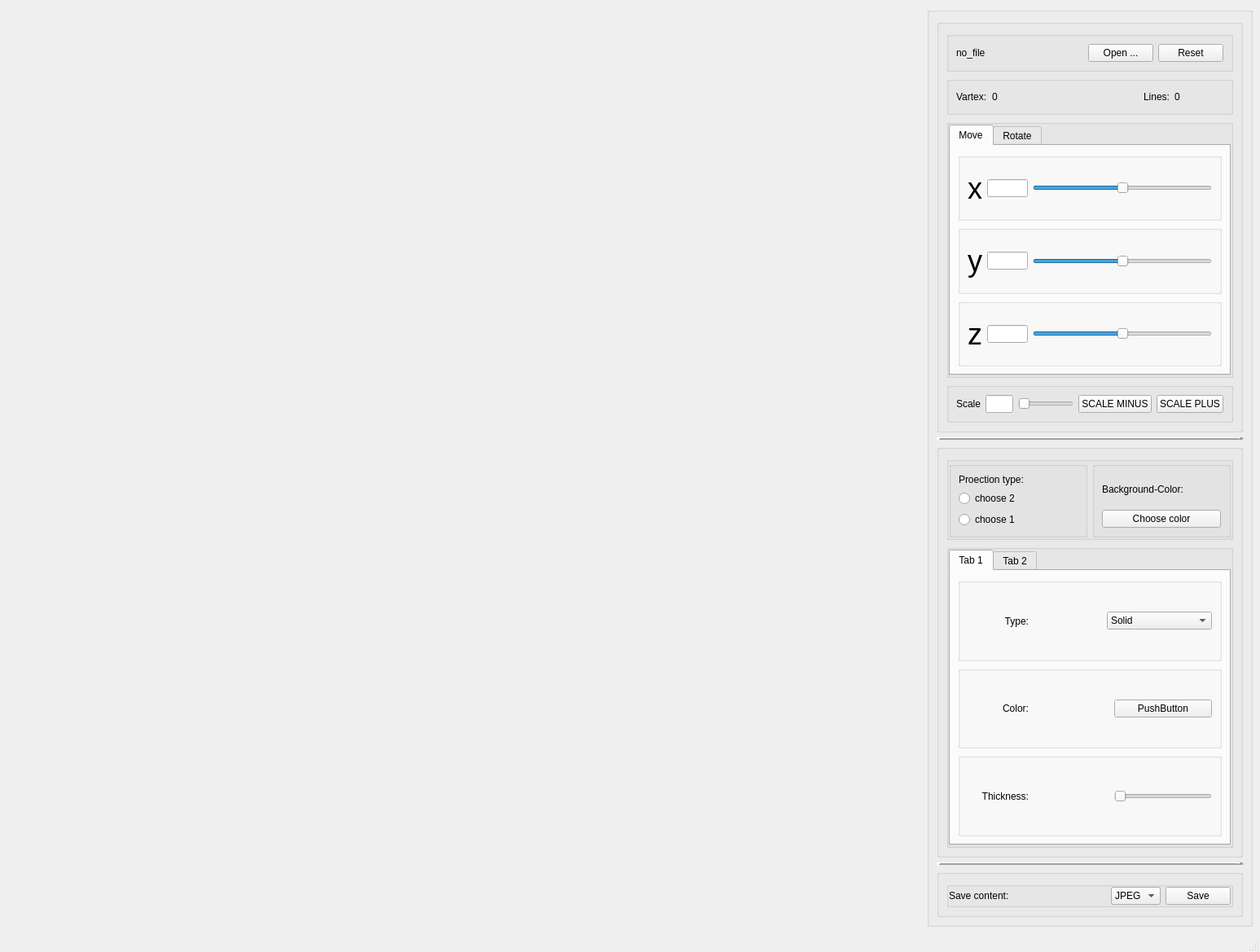
<?xml version="1.0" encoding="UTF-8"?>
<ui version="4.0">
 <class>MainWindow</class>
 <widget class="QMainWindow" name="MainWindow">
  <property name="geometry">
   <rect>
    <x>0</x>
    <y>0</y>
    <width>1547</width>
    <height>1169</height>
   </rect>
  </property>
  <property name="windowTitle">
   <string>MainWindow</string>
  </property>
  <widget class="QWidget" name="centralwidget">
   <layout class="QHBoxLayout" name="horizontalLayout">
    <item>
     <widget class="Myopengl" name="widget" native="true">
      <property name="sizePolicy">
       <sizepolicy hsizetype="Preferred" vsizetype="Preferred">
        <horstretch>0</horstretch>
        <verstretch>0</verstretch>
       </sizepolicy>
      </property>
      <property name="minimumSize">
       <size>
        <width>744</width>
        <height>662</height>
       </size>
      </property>
      <property name="maximumSize">
       <size>
        <width>16777215</width>
        <height>16777215</height>
       </size>
      </property>
      <property name="styleSheet">
       <string notr="true"/>
      </property>
     </widget>
    </item>
    <item>
     <widget class="QGroupBox" name="groupBox">
      <property name="maximumSize">
       <size>
        <width>400</width>
        <height>16777215</height>
       </size>
      </property>
      <property name="title">
       <string/>
      </property>
      <property name="flat">
       <bool>false</bool>
      </property>
      <layout class="QVBoxLayout" name="verticalLayout_12">
       <item>
        <widget class="QGroupBox" name="groupBox_3">
         <property name="title">
          <string/>
         </property>
         <property name="flat">
          <bool>true</bool>
         </property>
         <property name="checkable">
          <bool>false</bool>
         </property>
         <layout class="QVBoxLayout" name="verticalLayout_5">
          <item>
           <widget class="QGroupBox" name="groupBox_2">
            <property name="title">
             <string/>
            </property>
            <layout class="QHBoxLayout" name="horizontalLayout_2">
             <item>
              <widget class="QLabel" name="filepath">
               <property name="minimumSize">
                <size>
                 <width>100</width>
                 <height>0</height>
                </size>
               </property>
               <property name="text">
                <string>no_file</string>
               </property>
              </widget>
             </item>
             <item>
              <spacer name="horizontalSpacer_2">
               <property name="orientation">
                <enum>Qt::Horizontal</enum>
               </property>
               <property name="sizeHint" stdset="0">
                <size>
                 <width>40</width>
                 <height>20</height>
                </size>
               </property>
              </spacer>
             </item>
             <item>
              <widget class="QPushButton" name="EditFile">
               <property name="text">
                <string>Open ...</string>
               </property>
              </widget>
             </item>
             <item>
              <widget class="QPushButton" name="pushButton_2">
               <property name="text">
                <string>Reset</string>
               </property>
              </widget>
             </item>
            </layout>
           </widget>
          </item>
          <item>
           <widget class="QGroupBox" name="groupBox_4">
            <property name="title">
             <string/>
            </property>
            <layout class="QHBoxLayout" name="horizontalLayout_3">
             <item>
              <widget class="QLabel" name="label_2">
               <property name="text">
                <string>Vartex:</string>
               </property>
              </widget>
             </item>
             <item>
              <widget class="QLabel" name="label_vertex">
               <property name="minimumSize">
                <size>
                 <width>60</width>
                 <height>0</height>
                </size>
               </property>
               <property name="text">
                <string>0</string>
               </property>
              </widget>
             </item>
             <item>
              <spacer name="horizontalSpacer">
               <property name="orientation">
                <enum>Qt::Horizontal</enum>
               </property>
               <property name="sizeHint" stdset="0">
                <size>
                 <width>40</width>
                 <height>20</height>
                </size>
               </property>
              </spacer>
             </item>
             <item>
              <widget class="QLabel" name="label_4">
               <property name="text">
                <string>Lines:</string>
               </property>
              </widget>
             </item>
             <item>
              <widget class="QLabel" name="label_line">
               <property name="minimumSize">
                <size>
                 <width>60</width>
                 <height>0</height>
                </size>
               </property>
               <property name="text">
                <string>0</string>
               </property>
              </widget>
             </item>
            </layout>
           </widget>
          </item>
          <item>
           <widget class="QGroupBox" name="groupBox_5">
            <property name="title">
             <string/>
            </property>
            <property name="flat">
             <bool>true</bool>
            </property>
            <layout class="QHBoxLayout" name="horizontalLayout_4">
             <property name="leftMargin">
              <number>0</number>
             </property>
             <property name="topMargin">
              <number>0</number>
             </property>
             <property name="rightMargin">
              <number>0</number>
             </property>
             <property name="bottomMargin">
              <number>0</number>
             </property>
             <item>
              <widget class="QTabWidget" name="tabWidget">
               <property name="currentIndex">
                <number>0</number>
               </property>
               <widget class="QWidget" name="tab">
                <attribute name="title">
                 <string>Move</string>
                </attribute>
                <layout class="QVBoxLayout" name="verticalLayout_3">
                 <item>
                  <widget class="QWidget" name="widget_2" native="true">
                   <layout class="QVBoxLayout" name="verticalLayout">
                    <property name="leftMargin">
                     <number>0</number>
                    </property>
                    <property name="topMargin">
                     <number>0</number>
                    </property>
                    <property name="rightMargin">
                     <number>0</number>
                    </property>
                    <property name="bottomMargin">
                     <number>0</number>
                    </property>
                    <item>
                     <widget class="QGroupBox" name="groupBox_6">
                      <property name="title">
                       <string/>
                      </property>
                      <layout class="QHBoxLayout" name="horizontalLayout_5">
                       <item>
                        <widget class="QLabel" name="x_label">
                         <property name="font">
                          <font>
                           <pointsize>27</pointsize>
                          </font>
                         </property>
                         <property name="text">
                          <string>x</string>
                         </property>
                        </widget>
                       </item>
                       <item>
                        <widget class="QLineEdit" name="x_move">
                         <property name="maximumSize">
                          <size>
                           <width>50</width>
                           <height>16777215</height>
                          </size>
                         </property>
                        </widget>
                       </item>
                       <item>
                        <widget class="QSlider" name="x_move_slider">
                         <property name="minimum">
                          <number>-100</number>
                         </property>
                         <property name="maximum">
                          <number>100</number>
                         </property>
                         <property name="tracking">
                          <bool>true</bool>
                         </property>
                         <property name="orientation">
                          <enum>Qt::Horizontal</enum>
                         </property>
                        </widget>
                       </item>
                      </layout>
                     </widget>
                    </item>
                    <item>
                     <widget class="QGroupBox" name="groupBox_7">
                      <property name="title">
                       <string/>
                      </property>
                      <layout class="QHBoxLayout" name="horizontalLayout_6">
                       <item>
                        <widget class="QLabel" name="y_label">
                         <property name="font">
                          <font>
                           <pointsize>27</pointsize>
                          </font>
                         </property>
                         <property name="text">
                          <string>y</string>
                         </property>
                        </widget>
                       </item>
                       <item>
                        <widget class="QLineEdit" name="y_move">
                         <property name="maximumSize">
                          <size>
                           <width>50</width>
                           <height>16777215</height>
                          </size>
                         </property>
                        </widget>
                       </item>
                       <item>
                        <widget class="QSlider" name="y_move_slider">
                         <property name="minimum">
                          <number>-100</number>
                         </property>
                         <property name="maximum">
                          <number>100</number>
                         </property>
                         <property name="tracking">
                          <bool>true</bool>
                         </property>
                         <property name="orientation">
                          <enum>Qt::Horizontal</enum>
                         </property>
                         <property name="invertedAppearance">
                          <bool>false</bool>
                         </property>
                         <property name="invertedControls">
                          <bool>false</bool>
                         </property>
                        </widget>
                       </item>
                      </layout>
                     </widget>
                    </item>
                    <item>
                     <widget class="QGroupBox" name="groupBox_8">
                      <property name="title">
                       <string/>
                      </property>
                      <layout class="QHBoxLayout" name="horizontalLayout_7">
                       <item>
                        <widget class="QLabel" name="z_label_4">
                         <property name="font">
                          <font>
                           <pointsize>27</pointsize>
                          </font>
                         </property>
                         <property name="text">
                          <string>z</string>
                         </property>
                        </widget>
                       </item>
                       <item>
                        <widget class="QLineEdit" name="z_move">
                         <property name="maximumSize">
                          <size>
                           <width>50</width>
                           <height>16777215</height>
                          </size>
                         </property>
                        </widget>
                       </item>
                       <item>
                        <widget class="QSlider" name="z_move_slider">
                         <property name="minimum">
                          <number>-100</number>
                         </property>
                         <property name="maximum">
                          <number>100</number>
                         </property>
                         <property name="orientation">
                          <enum>Qt::Horizontal</enum>
                         </property>
                        </widget>
                       </item>
                      </layout>
                     </widget>
                    </item>
                   </layout>
                  </widget>
                 </item>
                </layout>
               </widget>
               <widget class="QWidget" name="tab_2">
                <attribute name="title">
                 <string>Rotate</string>
                </attribute>
                <layout class="QVBoxLayout" name="verticalLayout_2">
                 <item>
                  <widget class="QWidget" name="widget_3" native="true">
                   <layout class="QVBoxLayout" name="verticalLayout_4">
                    <property name="leftMargin">
                     <number>0</number>
                    </property>
                    <property name="topMargin">
                     <number>0</number>
                    </property>
                    <property name="rightMargin">
                     <number>0</number>
                    </property>
                    <property name="bottomMargin">
                     <number>0</number>
                    </property>
                    <item>
                     <widget class="QGroupBox" name="groupBox_11">
                      <property name="title">
                       <string/>
                      </property>
                      <property name="flat">
                       <bool>false</bool>
                      </property>
                      <layout class="QHBoxLayout" name="horizontalLayout_8">
                       <property name="leftMargin">
                        <number>12</number>
                       </property>
                       <property name="topMargin">
                        <number>12</number>
                       </property>
                       <property name="rightMargin">
                        <number>12</number>
                       </property>
                       <property name="bottomMargin">
                        <number>12</number>
                       </property>
                       <item>
                        <widget class="QLabel" name="x_label_2">
                         <property name="font">
                          <font>
                           <pointsize>27</pointsize>
                          </font>
                         </property>
                         <property name="text">
                          <string>x</string>
                         </property>
                        </widget>
                       </item>
                       <item>
                        <widget class="QLineEdit" name="x_rotate">
                         <property name="maximumSize">
                          <size>
                           <width>50</width>
                           <height>16777215</height>
                          </size>
                         </property>
                        </widget>
                       </item>
                       <item>
                        <widget class="QSlider" name="x_rotate_slider">
                         <property name="minimum">
                          <number>-100</number>
                         </property>
                         <property name="maximum">
                          <number>100</number>
                         </property>
                         <property name="orientation">
                          <enum>Qt::Horizontal</enum>
                         </property>
                        </widget>
                       </item>
                      </layout>
                     </widget>
                    </item>
                    <item>
                     <widget class="QGroupBox" name="groupBox_9">
                      <property name="title">
                       <string/>
                      </property>
                      <property name="flat">
                       <bool>false</bool>
                      </property>
                      <layout class="QHBoxLayout" name="horizontalLayout_10">
                       <property name="leftMargin">
                        <number>12</number>
                       </property>
                       <property name="topMargin">
                        <number>12</number>
                       </property>
                       <property name="rightMargin">
                        <number>12</number>
                       </property>
                       <property name="bottomMargin">
                        <number>12</number>
                       </property>
                       <item>
                        <widget class="QLabel" name="y_label_4">
                         <property name="font">
                          <font>
                           <pointsize>27</pointsize>
                          </font>
                         </property>
                         <property name="text">
                          <string>y</string>
                         </property>
                        </widget>
                       </item>
                       <item>
                        <widget class="QLineEdit" name="y_rotate">
                         <property name="maximumSize">
                          <size>
                           <width>50</width>
                           <height>16777215</height>
                          </size>
                         </property>
                        </widget>
                       </item>
                       <item>
                        <widget class="QSlider" name="y_rotate_slider">
                         <property name="minimum">
                          <number>-100</number>
                         </property>
                         <property name="maximum">
                          <number>100</number>
                         </property>
                         <property name="orientation">
                          <enum>Qt::Horizontal</enum>
                         </property>
                        </widget>
                       </item>
                      </layout>
                     </widget>
                    </item>
                    <item>
                     <widget class="QGroupBox" name="groupBox_10">
                      <property name="title">
                       <string/>
                      </property>
                      <property name="flat">
                       <bool>false</bool>
                      </property>
                      <layout class="QHBoxLayout" name="horizontalLayout_11">
                       <property name="leftMargin">
                        <number>12</number>
                       </property>
                       <property name="topMargin">
                        <number>12</number>
                       </property>
                       <property name="rightMargin">
                        <number>12</number>
                       </property>
                       <property name="bottomMargin">
                        <number>12</number>
                       </property>
                       <item>
                        <widget class="QLabel" name="y_label_5">
                         <property name="font">
                          <font>
                           <pointsize>27</pointsize>
                          </font>
                         </property>
                         <property name="text">
                          <string>z</string>
                         </property>
                        </widget>
                       </item>
                       <item>
                        <widget class="QLineEdit" name="z_rotate">
                         <property name="maximumSize">
                          <size>
                           <width>50</width>
                           <height>16777215</height>
                          </size>
                         </property>
                        </widget>
                       </item>
                       <item>
                        <widget class="QSlider" name="z_rotate_slider">
                         <property name="minimum">
                          <number>-100</number>
                         </property>
                         <property name="maximum">
                          <number>100</number>
                         </property>
                         <property name="orientation">
                          <enum>Qt::Horizontal</enum>
                         </property>
                        </widget>
                       </item>
                      </layout>
                     </widget>
                    </item>
                   </layout>
                  </widget>
                 </item>
                </layout>
               </widget>
              </widget>
             </item>
            </layout>
           </widget>
          </item>
          <item>
           <widget class="QGroupBox" name="groupBox_12">
            <property name="title">
             <string/>
            </property>
            <layout class="QHBoxLayout" name="horizontalLayout_12">
             <item>
              <widget class="QLabel" name="label_6">
               <property name="text">
                <string>Scale</string>
               </property>
              </widget>
             </item>
             <item>
              <widget class="QLineEdit" name="scale_line_edit">
               <property name="maximumSize">
                <size>
                 <width>50</width>
                 <height>16777215</height>
                </size>
               </property>
              </widget>
             </item>
             <item>
              <widget class="QSlider" name="scale_slider">
               <property name="orientation">
                <enum>Qt::Horizontal</enum>
               </property>
              </widget>
             </item>
             <item>
              <widget class="QPushButton" name="scale_but_minus">
               <property name="text">
                <string>SCALE MINUS</string>
               </property>
              </widget>
             </item>
             <item>
              <widget class="QPushButton" name="scale_scale_plus">
               <property name="text">
                <string>SCALE PLUS</string>
               </property>
              </widget>
             </item>
            </layout>
           </widget>
          </item>
         </layout>
        </widget>
       </item>
       <item>
        <widget class="Line" name="line">
         <property name="frameShadow">
          <enum>QFrame::Raised</enum>
         </property>
         <property name="lineWidth">
          <number>5</number>
         </property>
         <property name="orientation">
          <enum>Qt::Horizontal</enum>
         </property>
        </widget>
       </item>
       <item>
        <widget class="QGroupBox" name="groupBox_13">
         <property name="title">
          <string/>
         </property>
         <property name="flat">
          <bool>true</bool>
         </property>
         <layout class="QVBoxLayout" name="verticalLayout_9">
          <item>
           <widget class="QGroupBox" name="groupBox_16">
            <property name="title">
             <string/>
            </property>
            <property name="flat">
             <bool>true</bool>
            </property>
            <layout class="QHBoxLayout" name="horizontalLayout_9">
             <property name="leftMargin">
              <number>0</number>
             </property>
             <property name="topMargin">
              <number>0</number>
             </property>
             <property name="rightMargin">
              <number>0</number>
             </property>
             <property name="bottomMargin">
              <number>0</number>
             </property>
             <item>
              <widget class="QGroupBox" name="groupBox_14">
               <property name="title">
                <string/>
               </property>
               <layout class="QVBoxLayout" name="verticalLayout_6">
                <item>
                 <widget class="QLabel" name="label_7">
                  <property name="text">
                   <string>Proection type:</string>
                  </property>
                 </widget>
                </item>
                <item>
                 <widget class="QRadioButton" name="radioButton_2">
                  <property name="text">
                   <string>choose 2</string>
                  </property>
                 </widget>
                </item>
                <item>
                 <widget class="QRadioButton" name="radioButton">
                  <property name="text">
                   <string>choose 1</string>
                  </property>
                 </widget>
                </item>
               </layout>
              </widget>
             </item>
             <item>
              <widget class="QGroupBox" name="groupBox_15">
               <property name="title">
                <string/>
               </property>
               <layout class="QVBoxLayout" name="verticalLayout_7">
                <item>
                 <widget class="QLabel" name="label_8">
                  <property name="text">
                   <string>Background-Color:</string>
                  </property>
                 </widget>
                </item>
                <item>
                 <widget class="QPushButton" name="backgroundcolor">
                  <property name="text">
                   <string>Choose color</string>
                  </property>
                 </widget>
                </item>
               </layout>
              </widget>
             </item>
            </layout>
           </widget>
          </item>
          <item>
           <widget class="QGroupBox" name="groupBox_17">
            <property name="title">
             <string/>
            </property>
            <property name="flat">
             <bool>true</bool>
            </property>
            <layout class="QHBoxLayout" name="horizontalLayout_13">
             <property name="leftMargin">
              <number>0</number>
             </property>
             <property name="topMargin">
              <number>0</number>
             </property>
             <property name="rightMargin">
              <number>0</number>
             </property>
             <property name="bottomMargin">
              <number>0</number>
             </property>
             <item>
              <widget class="QTabWidget" name="tabWidget_2">
               <property name="currentIndex">
                <number>0</number>
               </property>
               <widget class="QWidget" name="tab_3">
                <attribute name="title">
                 <string>Tab 1</string>
                </attribute>
                <layout class="QVBoxLayout" name="verticalLayout_8">
                 <item>
                  <widget class="QWidget" name="widget_6" native="true">
                   <layout class="QVBoxLayout" name="verticalLayout_10">
                    <property name="spacing">
                     <number>-1</number>
                    </property>
                    <property name="leftMargin">
                     <number>0</number>
                    </property>
                    <property name="topMargin">
                     <number>0</number>
                    </property>
                    <property name="rightMargin">
                     <number>0</number>
                    </property>
                    <property name="bottomMargin">
                     <number>0</number>
                    </property>
                    <item>
                     <widget class="QGroupBox" name="groupBox_20">
                      <property name="title">
                       <string/>
                      </property>
                      <layout class="QHBoxLayout" name="horizontalLayout_18">
                       <item>
                        <widget class="QLabel" name="label_13">
                         <property name="minimumSize">
                          <size>
                           <width>75</width>
                           <height>0</height>
                          </size>
                         </property>
                         <property name="text">
                          <string>Type:</string>
                         </property>
                         <property name="alignment">
                          <set>Qt::AlignRight|Qt::AlignTrailing|Qt::AlignVCenter</set>
                         </property>
                        </widget>
                       </item>
                       <item>
                        <spacer name="horizontalSpacer_7">
                         <property name="orientation">
                          <enum>Qt::Horizontal</enum>
                         </property>
                         <property name="sizeHint" stdset="0">
                          <size>
                           <width>40</width>
                           <height>20</height>
                          </size>
                         </property>
                        </spacer>
                       </item>
                       <item>
                        <widget class="QComboBox" name="comboBox_3">
                         <property name="minimumSize">
                          <size>
                           <width>129</width>
                           <height>0</height>
                          </size>
                         </property>
                         <item>
                          <property name="text">
                           <string>Solid</string>
                          </property>
                         </item>
                         <item>
                          <property name="text">
                           <string>Striple</string>
                          </property>
                         </item>
                        </widget>
                       </item>
                      </layout>
                     </widget>
                    </item>
                    <item>
                     <widget class="QGroupBox" name="groupBox_21">
                      <property name="title">
                       <string/>
                      </property>
                      <layout class="QHBoxLayout" name="horizontalLayout_19">
                       <item>
                        <widget class="QLabel" name="label_14">
                         <property name="minimumSize">
                          <size>
                           <width>75</width>
                           <height>0</height>
                          </size>
                         </property>
                         <property name="text">
                          <string>Color:</string>
                         </property>
                         <property name="alignment">
                          <set>Qt::AlignRight|Qt::AlignTrailing|Qt::AlignVCenter</set>
                         </property>
                        </widget>
                       </item>
                       <item>
                        <spacer name="horizontalSpacer_8">
                         <property name="orientation">
                          <enum>Qt::Horizontal</enum>
                         </property>
                         <property name="sizeHint" stdset="0">
                          <size>
                           <width>40</width>
                           <height>20</height>
                          </size>
                         </property>
                        </spacer>
                       </item>
                       <item>
                        <widget class="QPushButton" name="pushButton_5">
                         <property name="minimumSize">
                          <size>
                           <width>120</width>
                           <height>0</height>
                          </size>
                         </property>
                         <property name="text">
                          <string>PushButton</string>
                         </property>
                        </widget>
                       </item>
                      </layout>
                     </widget>
                    </item>
                    <item>
                     <widget class="QGroupBox" name="groupBox_22">
                      <property name="title">
                       <string/>
                      </property>
                      <layout class="QHBoxLayout" name="horizontalLayout_20">
                       <item>
                        <widget class="QLabel" name="label_15">
                         <property name="minimumSize">
                          <size>
                           <width>75</width>
                           <height>0</height>
                          </size>
                         </property>
                         <property name="text">
                          <string>Thickness:</string>
                         </property>
                         <property name="alignment">
                          <set>Qt::AlignRight|Qt::AlignTrailing|Qt::AlignVCenter</set>
                         </property>
                        </widget>
                       </item>
                       <item>
                        <spacer name="horizontalSpacer_9">
                         <property name="orientation">
                          <enum>Qt::Horizontal</enum>
                         </property>
                         <property name="sizeHint" stdset="0">
                          <size>
                           <width>40</width>
                           <height>20</height>
                          </size>
                         </property>
                        </spacer>
                       </item>
                       <item>
                        <widget class="QSlider" name="horizontalSlider_2">
                         <property name="minimumSize">
                          <size>
                           <width>120</width>
                           <height>0</height>
                          </size>
                         </property>
                         <property name="orientation">
                          <enum>Qt::Horizontal</enum>
                         </property>
                        </widget>
                       </item>
                      </layout>
                     </widget>
                    </item>
                   </layout>
                  </widget>
                 </item>
                </layout>
               </widget>
               <widget class="QWidget" name="tab_4">
                <attribute name="title">
                 <string>Tab 2</string>
                </attribute>
                <layout class="QVBoxLayout" name="verticalLayout_13">
                 <item>
                  <widget class="QWidget" name="widget_5" native="true">
                   <layout class="QVBoxLayout" name="verticalLayout_14">
                    <property name="spacing">
                     <number>-1</number>
                    </property>
                    <property name="leftMargin">
                     <number>0</number>
                    </property>
                    <property name="topMargin">
                     <number>0</number>
                    </property>
                    <property name="rightMargin">
                     <number>0</number>
                    </property>
                    <property name="bottomMargin">
                     <number>0</number>
                    </property>
                    <item>
                     <widget class="QGroupBox" name="groupBox_23">
                      <property name="title">
                       <string/>
                      </property>
                      <layout class="QHBoxLayout" name="horizontalLayout_15">
                       <item>
                        <widget class="QLabel" name="label_9">
                         <property name="minimumSize">
                          <size>
                           <width>75</width>
                           <height>0</height>
                          </size>
                         </property>
                         <property name="text">
                          <string>Type:</string>
                         </property>
                         <property name="alignment">
                          <set>Qt::AlignRight|Qt::AlignTrailing|Qt::AlignVCenter</set>
                         </property>
                        </widget>
                       </item>
                       <item>
                        <spacer name="horizontalSpacer_4">
                         <property name="orientation">
                          <enum>Qt::Horizontal</enum>
                         </property>
                         <property name="sizeHint" stdset="0">
                          <size>
                           <width>40</width>
                           <height>20</height>
                          </size>
                         </property>
                        </spacer>
                       </item>
                       <item>
                        <widget class="QComboBox" name="comboBox">
                         <property name="minimumSize">
                          <size>
                           <width>129</width>
                           <height>0</height>
                          </size>
                         </property>
                        </widget>
                       </item>
                      </layout>
                     </widget>
                    </item>
                    <item>
                     <widget class="QGroupBox" name="groupBox_24">
                      <property name="title">
                       <string/>
                      </property>
                      <layout class="QHBoxLayout" name="horizontalLayout_16">
                       <item>
                        <widget class="QLabel" name="label_10">
                         <property name="minimumSize">
                          <size>
                           <width>75</width>
                           <height>0</height>
                          </size>
                         </property>
                         <property name="text">
                          <string>Color:</string>
                         </property>
                         <property name="alignment">
                          <set>Qt::AlignRight|Qt::AlignTrailing|Qt::AlignVCenter</set>
                         </property>
                        </widget>
                       </item>
                       <item>
                        <spacer name="horizontalSpacer_5">
                         <property name="orientation">
                          <enum>Qt::Horizontal</enum>
                         </property>
                         <property name="sizeHint" stdset="0">
                          <size>
                           <width>40</width>
                           <height>20</height>
                          </size>
                         </property>
                        </spacer>
                       </item>
                       <item>
                        <widget class="QPushButton" name="pushButton_3">
                         <property name="minimumSize">
                          <size>
                           <width>120</width>
                           <height>0</height>
                          </size>
                         </property>
                         <property name="text">
                          <string>PushButton</string>
                         </property>
                        </widget>
                       </item>
                      </layout>
                     </widget>
                    </item>
                    <item>
                     <widget class="QGroupBox" name="groupBox_25">
                      <property name="title">
                       <string/>
                      </property>
                      <layout class="QHBoxLayout" name="horizontalLayout_17">
                       <item>
                        <widget class="QLabel" name="label_11">
                         <property name="minimumSize">
                          <size>
                           <width>75</width>
                           <height>0</height>
                          </size>
                         </property>
                         <property name="text">
                          <string>Thickness:</string>
                         </property>
                         <property name="alignment">
                          <set>Qt::AlignRight|Qt::AlignTrailing|Qt::AlignVCenter</set>
                         </property>
                        </widget>
                       </item>
                       <item>
                        <spacer name="horizontalSpacer_6">
                         <property name="orientation">
                          <enum>Qt::Horizontal</enum>
                         </property>
                         <property name="sizeHint" stdset="0">
                          <size>
                           <width>40</width>
                           <height>20</height>
                          </size>
                         </property>
                        </spacer>
                       </item>
                       <item>
                        <widget class="QSlider" name="horizontalSlider">
                         <property name="minimumSize">
                          <size>
                           <width>120</width>
                           <height>0</height>
                          </size>
                         </property>
                         <property name="orientation">
                          <enum>Qt::Horizontal</enum>
                         </property>
                        </widget>
                       </item>
                      </layout>
                     </widget>
                    </item>
                   </layout>
                  </widget>
                 </item>
                </layout>
               </widget>
              </widget>
             </item>
            </layout>
           </widget>
          </item>
         </layout>
        </widget>
       </item>
       <item>
        <widget class="Line" name="line_2">
         <property name="frameShadow">
          <enum>QFrame::Raised</enum>
         </property>
         <property name="lineWidth">
          <number>5</number>
         </property>
         <property name="orientation">
          <enum>Qt::Horizontal</enum>
         </property>
        </widget>
       </item>
       <item>
        <widget class="QGroupBox" name="groupBox_18">
         <property name="title">
          <string/>
         </property>
         <property name="flat">
          <bool>true</bool>
         </property>
         <layout class="QVBoxLayout" name="verticalLayout_11">
          <item>
           <widget class="QGroupBox" name="groupBox_19">
            <property name="title">
             <string/>
            </property>
            <property name="flat">
             <bool>true</bool>
            </property>
            <layout class="QHBoxLayout" name="horizontalLayout_14">
             <property name="leftMargin">
              <number>0</number>
             </property>
             <property name="topMargin">
              <number>0</number>
             </property>
             <property name="rightMargin">
              <number>0</number>
             </property>
             <property name="bottomMargin">
              <number>0</number>
             </property>
             <item>
              <widget class="QLabel" name="label_12">
               <property name="text">
                <string>Save content:</string>
               </property>
              </widget>
             </item>
             <item>
              <spacer name="horizontalSpacer_3">
               <property name="orientation">
                <enum>Qt::Horizontal</enum>
               </property>
               <property name="sizeHint" stdset="0">
                <size>
                 <width>40</width>
                 <height>20</height>
                </size>
               </property>
              </spacer>
             </item>
             <item>
              <widget class="QComboBox" name="comboBox_2">
               <item>
                <property name="text">
                 <string>JPEG</string>
                </property>
               </item>
               <item>
                <property name="text">
                 <string>BMP</string>
                </property>
               </item>
               <item>
                <property name="text">
                 <string>GIF</string>
                </property>
               </item>
              </widget>
             </item>
             <item>
              <widget class="QPushButton" name="pushButton_4">
               <property name="text">
                <string>Save</string>
               </property>
              </widget>
             </item>
            </layout>
           </widget>
          </item>
         </layout>
        </widget>
       </item>
      </layout>
     </widget>
    </item>
   </layout>
  </widget>
  <widget class="QMenuBar" name="menubar">
   <property name="geometry">
    <rect>
     <x>0</x>
     <y>0</y>
     <width>1547</width>
     <height>24</height>
    </rect>
   </property>
  </widget>
  <widget class="QStatusBar" name="statusbar"/>
 </widget>
 <customwidgets>
  <customwidget>
   <class>Myopengl</class>
   <extends>QWidget</extends>
   <header>myopengl.h</header>
   <container>1</container>
  </customwidget>
 </customwidgets>
 <resources/>
 <connections/>
</ui>
